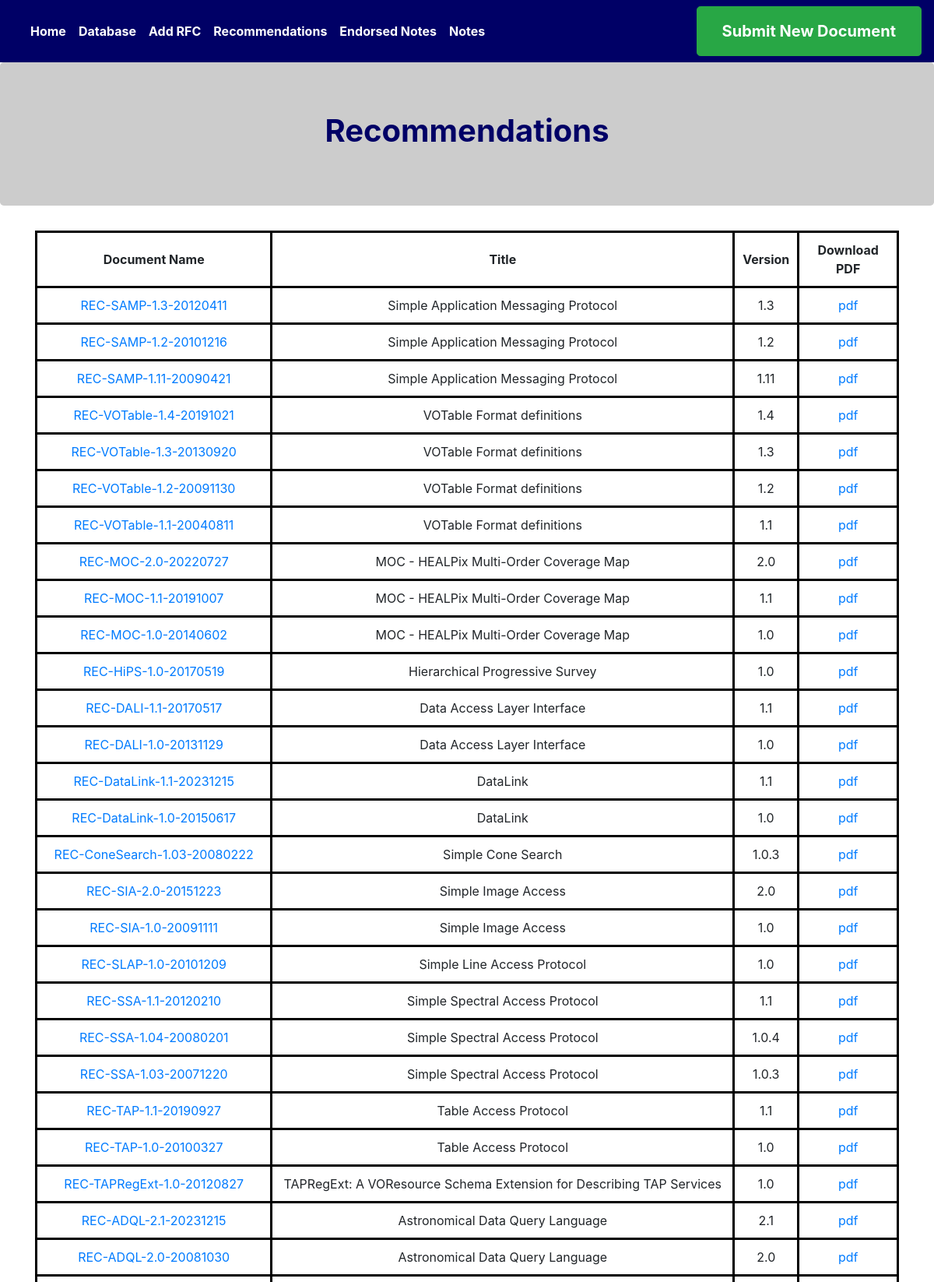
/rec (upper part), run on the app's committed database.
### ivoa_doc.py (models this page shows, shortened)
class Ivoa(db.Model):
    docname =str()
    __tablename__ = 'IVOA'
    id = db.Column(db.Integer)
    group_name = db.Column(db.Text)
    title = db.Column(db.Text)
    concise_name = db.Column(db.Text)
    version_major = db.Column(db.Integer)
    version_minor = db.Column(db.Integer)
    status = db.Column(db.Text)
    date = db.Column(db.Integer, default=datetime.utcnow)
    authors = db.Column(db.Text)
    editors = db.Column(db.Text)
    abstract = db.Column(db.Text)
    docname = db.Column(db.Text, primary_key=True, unique=True)
    package_path = db.Column(db.Text)
    email = db.Column(db.Text)
    comment = db.Column(db.Text)
    extra_description = db.Column(db.Text)
    available_formats = db.Column(db.Text)
    doi_bibcode = db.relationship('DOI_Bibcode', backref='ivoa', uselist=False)
    rfc_link = db.relationship('RFC_link', backref='ivoa', uselist=False)
    errata = db.relationship('Errata',backref='ivoa',lazy='dynamic')

### ivoa_doc.py (the view)
@app.route('/rec')
def rec():
    ivoa_db = Ivoa.query.filter_by(status='REC').all()
    return render_template('rec.html', ivoa_db=ivoa_db)

### templates/rec.html (shortened to what this page needs)
{% extends "base.html" %}
{% block content %}
<div class="jumbotron text-center" style="background-color:#cccccc; color: rgb(0,0,150)">
  <h1><strong><span style="color: rgb(0,0,102)">Recommendations</span></strong></h1>
</div>
<div class="container text-center">
  <table>
    <tr>
      <th>Document Name</th>
      <th>Title</th>
      <th>Version</th>
      <th>Download PDF</th>
    </tr>
    {% for x in ivoa_db %}
    <tr>
      <ol>
          <td><a href="http://testingdocrepo.ivoa.info/documents/{{x.docname}}">{{x.docname}}</td>
          <td>{{x.title}}</td>
          <td>{{x.version_major}}.{{x.version_minor}}</td>
          <td><a href="http://testingdocrepo.ivoa.info/documents/{{x.docname}}.pdf">pdf</td>
      </ol>
    </tr>
    {% endfor %}
  </table>
</div>
<br>
{% endblock  %}

### templates/rec.html (style rules this page uses)
table, th, td { border:3px solid black; padding:10px; }

### data on the page
Ivoa: docname "REC-SAMP-1.3-20120411", title "Simple Application Messaging Protocol", version_major "1", version_minor "3"
Ivoa: docname "REC-SAMP-1.2-20101216", title "Simple Application Messaging Protocol", version_major "1", version_minor "2"
Ivoa: docname "REC-SAMP-1.11-20090421", title "Simple Application Messaging Protocol", version_major "1", version_minor "11"
Ivoa: docname "REC-VOTable-1.4-20191021", title "VOTable Format definitions", version_major "1", version_minor "4"
Ivoa: docname "REC-VOTable-1.3-20130920", title "VOTable Format definitions", version_major "1", version_minor "3"
Ivoa: docname "REC-VOTable-1.2-20091130", title "VOTable Format definitions", version_major "1", version_minor "2"
Ivoa: docname "REC-VOTable-1.1-20040811", title "VOTable Format definitions", version_major "1", version_minor "1"
Ivoa: docname "REC-MOC-2.0-20220727", title "MOC - HEALPix Multi-Order Coverage Map", version_major "2", version_minor "0"
Ivoa: docname "REC-MOC-1.1-20191007", title "MOC - HEALPix Multi-Order Coverage Map", version_major "1", version_minor "1"
Ivoa: docname "REC-MOC-1.0-20140602", title "MOC - HEALPix Multi-Order Coverage Map", version_major "1", version_minor "0"
Ivoa: docname "REC-HiPS-1.0-20170519", title "Hierarchical Progressive Survey", version_major "1", version_minor "0"
Ivoa: docname "REC-DALI-1.1-20170517", title "Data Access Layer Interface", version_major "1", version_minor "1"
Ivoa: docname "REC-DALI-1.0-20131129", title "Data Access Layer Interface", version_major "1", version_minor "0"
Ivoa: docname "REC-DataLink-1.1-20231215", title "DataLink", version_major "1", version_minor "1"
Ivoa: docname "REC-DataLink-1.0-20150617", title "DataLink", version_major "1", version_minor "0"
Ivoa: docname "REC-ConeSearch-1.03-20080222", title "Simple Cone Search", version_major "1", version_minor "0.3"
Ivoa: docname "REC-SIA-2.0-20151223", title "Simple Image Access", version_major "2", version_minor "0"
Ivoa: docname "REC-SIA-1.0-20091111", title "Simple Image Access", version_major "1", version_minor "0"
Ivoa: docname "REC-SLAP-1.0-20101209", title "Simple Line Access Protocol", version_major "1", version_minor "0"
Ivoa: docname "REC-SSA-1.1-20120210", title "Simple Spectral Access Protocol", version_major "1", version_minor "1"
Ivoa: docname "REC-SSA-1.04-20080201", title "Simple Spectral Access Protocol", version_major "1", version_minor "0.4"
Ivoa: docname "REC-SSA-1.03-20071220", title "Simple Spectral Access Protocol", version_major "1", version_minor "0.3"
Ivoa: docname "REC-TAP-1.1-20190927", title "Table Access Protocol", version_major "1", version_minor "1"
Ivoa: docname "REC-TAP-1.0-20100327", title "Table Access Protocol", version_major "1", version_minor "0"
Ivoa: docname "REC-TAPRegExt-1.0-20120827", title "TAPRegExt: A VOResource Schema Extension for Describing TAP Services", version_major "1", version_minor "0"
Ivoa: docname "REC-ADQL-2.1-20231215", title "Astronomical Data Query Language", version_major "2", version_minor "1"
Ivoa: docname "REC-ADQL-2.0-20081030", title "Astronomical Data Query Language", version_major "2", version_minor "0"
